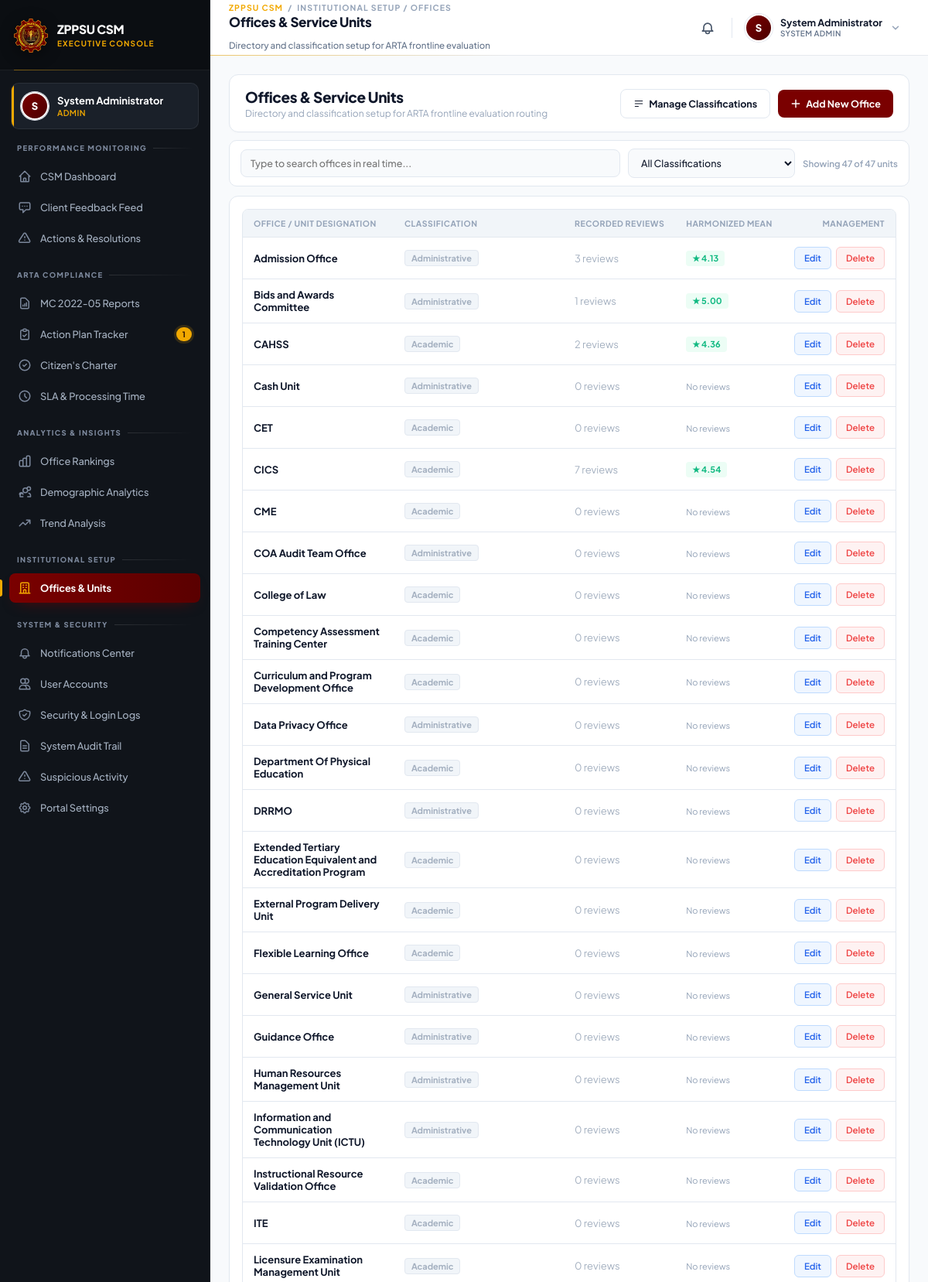
Screenshot of /admin_offices.php (signed in, upper part) with the database file from the repository.
### tables this page shows
CREATE TABLE `offices` (
  `id` int(11) NOT NULL,
  `college_id` int(11) DEFAULT NULL,
  `office_name` varchar(255) NOT NULL,
  `office_description` text DEFAULT NULL,
  `office_type` enum('Academic','Administrative') NOT NULL,
  `created_at` timestamp NOT NULL DEFAULT current_timestamp()
);

### admin_offices.php (the view, shortened to what this page needs)
<?php
require_once 'db_connection.php';
$conn->query("
    CREATE TABLE IF NOT EXISTS office_classifications (
        id INT AUTO_INCREMENT PRIMARY KEY,
        name VARCHAR(100) NOT NULL UNIQUE,
        created_at TIMESTAMP DEFAULT CURRENT_TIMESTAMP
    ) ENGINE=InnoDB DEFAULT CHARSET=utf8mb4
");
$conn->query("
    INSERT IGNORE INTO office_classifications (name)
    SELECT DISTINCT TRIM(office_type)
    FROM offices
    WHERE office_type IS NOT NULL AND TRIM(office_type) != ''
");
$offices_query = "
    SELECT
        o.id,
        o.office_name,
        o.office_type,
        COUNT(f.feedback_id) AS total_evaluations,
        ROUND(AVG(
            (
                COALESCE(NULLIF(f.sqd1_responsiveness, 0), 0) +
                COALESCE(NULLIF(f.sqd2_reliability, 0), 0) +
                COALESCE(NULLIF(f.sqd3_access_facilities, 0), 0) +
                COALESCE(NULLIF(f.sqd4_communication, 0), 0) +
                COALESCE(NULLIF(f.sqd5_costs, 0), 0) +
                COALESCE(NULLIF(f.sqd6_integrity, 0), 0) +
                COALESCE(NULLIF(f.sqd7_assurance, 0), 0) +
                COALESCE(NULLIF(f.sqd8_outcome, 0), 0)
            ) / NULLIF(
                (CASE WHEN f.sqd1_responsiveness > 0 THEN 1 ELSE 0 END +
                 CASE WHEN f.sqd2_reliability > 0 THEN 1 ELSE 0 END +
                 CASE WHEN f.sqd3_access_facilities > 0 THEN 1 ELSE 0 END +
                 CASE WHEN f.sqd4_communication > 0 THEN 1 ELSE 0 END +
                 CASE WHEN f.sqd5_costs > 0 THEN 1 ELSE 0 END +
                 CASE WHEN f.sqd6_integrity > 0 THEN 1 ELSE 0 END +
                 CASE WHEN f.sqd7_assurance > 0 THEN 1 ELSE 0 END +
                 CASE WHEN f.sqd8_outcome > 0 THEN 1 ELSE 0 END), 0
            )
        ), 2) AS mean_score
    FROM offices o
    LEFT JOIN arta_feedback f ON o.id = f.office_id
    GROUP BY o.id, o.office_name, o.office_type
    ORDER BY o.office_name ASC
";
$offices = $conn->query($offices_query)->fetch_all(MYSQLI_ASSOC);
?>
<!DOCTYPE html>
<html lang="en">
<head>
</head>
<body>
    <?php
    $sidebar_path = __DIR__ . '/admin_sidebar.php';
    if (file_exists($sidebar_path)) require_once $sidebar_path;
    $header_path = __DIR__ . '/admin_header.php';
    if (file_exists($header_path)) require_once $header_path;
    ?>
    <div class="admin-main-wrap">
        <main class="admin-container">
            <div class="fixed-header-deck">
                <section class="toolbar">
                    <div class="toolbar-title">
                        <h2>Offices &amp; Service Units</h2>
                        <p>Directory and classification setup for ARTA frontline evaluation routing</p>
                    </div>
                    <div class="toolbar-actions">
                        <button class="btn-secondary" onclick="openClassificationModal()">
                            <svg width="14" height="14" fill="none" stroke="currentColor" stroke-width="2" viewBox="0 0 24 24"><path stroke-linecap="round" stroke-linejoin="round" d="M4 6h16M4 12h16M4 18h7"/></svg>
                            Manage Classifications
                        </button>
                        <button class="btn-primary" onclick="openCreateOfficeModal()">
                            <svg width="14" height="14" fill="none" stroke="currentColor" stroke-width="2.5" viewBox="0 0 24 24"><path stroke-linecap="round" stroke-linejoin="round" d="M12 4v16m8-8H4"/></svg>
                            Add New Office
                        </button>
                    </div>
                </section>
                <section class="filter-panel">
                    <div class="filter-controls">
                        <input type="text" id="liveSearchInput" class="input-live-search" placeholder="Type to search offices in real time..." autocomplete="off">
                        <select id="liveTypeSelect" class="select-live-filter">
                            <option value="">All Classifications</option>
                        </select>
                    </div>
                    <div class="search-count-pill" id="searchCountBadge">
                        Showing <?php echo count($offices); ?> of <?php echo count($offices); ?> units
                    </div>
                </section>
            </div>
            <section class="panel-card">
                <div class="table-scroll-wrap">
                    <table>
                        <thead>
                            <tr>
                                <th>Office / Unit Designation</th>
                                <th style="width: 220px;">Classification</th>
                                <th style="width: 140px;">Recorded Reviews</th>
                                <th style="width: 130px;">Harmonized Mean</th>
                                <th style="width: 140px; text-align: right;">Management</th>
                            </tr>
                        </thead>
                        <tbody id="officesTableBody">
                            <?php if (!empty($offices)): ?>
                                <?php foreach ($offices as $off): ?>
                                    <?php
                                        $score = (float)($off['mean_score'] ?? 0);
                                        $pill_class = $score >= 4.0 ? 'score-high' : ($score >= 3.0 ? 'score-med' : ($score > 0 ? 'score-low' : ''));
                                        $office_type_val = trim($off['office_type'] ?? 'Unassigned');
                                    ?>
                                    <tr class="office-row"
                                        data-name="<?php echo strtolower(htmlspecialchars(trim($off['office_name']))); ?>"
                                        data-type="<?php echo strtolower(htmlspecialchars($office_type_val)); ?>">
                                        <td>
                                            <strong style="color: var(--text-heading);"><?php echo htmlspecialchars($off['office_name']); ?></strong>
                                        </td>
                                        <td>
                                            <span class="badge-type"><?php echo htmlspecialchars($office_type_val); ?></span>
                                        </td>
                                        <td>
                                            <?php echo number_format($off['total_evaluations']); ?> reviews
                                        </td>
                                        <td>
                                            <?php if ($score > 0): ?>
                                                <span class="score-pill <?php echo $pill_class; ?>">
                                                    ★ <?php echo number_format($score, 2); ?>
                                                </span>
                                            <?php else: ?>
                                                <span style="font-size: 11px; color: var(--text-muted);">No reviews</span>
                                            <?php endif; ?>
                                        </td>
                                        <td style="text-align: right;">
                                            <div class="action-btns">
                                                <button class="btn-table-action btn-edit"
                                                    onclick="openEditOfficeModal(<?php echo $off['id']; ?>, '<?php echo htmlspecialchars(addslashes($off['office_name'])); ?>', '<?php echo htmlspecialchars(addslashes($office_type_val)); ?>')">
                                                    Edit
                                                </button>
                                                <form method="POST" action="admin_offices.php" style="display:inline;" onsubmit="return confirm('Remove office \'<?php echo htmlspecialchars(addslashes($off['office_name'])); ?>\'?');">
                                                    <button type="submit" class="btn-table-action btn-delete">
                                                        Delete
                                                    </button>
                                                </form>
                                            </div>
                                        </td>
                                    </tr>
                                <?php endforeach; ?>
                            <?php endif; ?>
                        </tbody>
                    </table>
                </div>
            </section>
        </main>
    </div>
</body>
</html>

### admin_sidebar.php (style rules this page uses)
:root { --sidebar-width: 272px; --maroon: #7A0000; --maroon-hover: #941B1B; --gold: #F2A900; --gold-soft: rgba(242, 169, 0, 0.14); --bg-base: #10141A; --bg-header: #0B0E12; --bg-elevated: #1A2029; --bg-hover: rgba(255, 255, 255, 0.05); --bg-active: linear-gradient(90deg, #7A0000 0%, #5A0000 100%); --text-dim: #7B879B; --text-body: #A4B0C0; --text-bright: #E6EAF0; --text-white: #FFFFFF; --line: rgba(255, 255, 255, 0.07); --line-strong: rgba(255, 255, 255, 0.12); --r-sm: 8px; --r-md: 10px; --r-lg: 14px; --ease: cubic-bezier(0.4, 0, 0.2, 1); }

### admin_header.php (style rules this page uses)
:root { --header-height: 72px; --sidebar-width: 272px; }
button, a, input, select, textarea, .icon-btn, .header-toggle { touch-action: manipulation; }

### rows the page displays
offices: office_name "Admission Office", office_type "Administrative", total_evaluations "3", score "4.13"
offices: office_name "Bids and Awards Committee", office_type "Administrative", total_evaluations "1", score "5.00"
offices: office_name "CAHSS", office_type "Academic", total_evaluations "2", score "4.36"
offices: office_name "Cash Unit", office_type "Administrative", total_evaluations "0", shows "No reviews"
offices: office_name "CET", office_type "Academic", total_evaluations "0", shows "No reviews"
offices: office_name "CICS", office_type "Academic", total_evaluations "7", score "4.54"
offices: office_name "CME", office_type "Academic", total_evaluations "0", shows "No reviews"
offices: office_name "COA Audit Team Office", office_type "Administrative", total_evaluations "0", shows "No reviews"
offices: office_name "College of Law", office_type "Academic", total_evaluations "0", shows "No reviews"
offices: office_name "Competency Assessment Training Center", office_type "Academic", total_evaluations "0", shows "No reviews"
offices: office_name "Curriculum and Program Development Office", office_type "Academic", total_evaluations "0", shows "No reviews"
offices: office_name "Data Privacy Office", office_type "Administrative", total_evaluations "0", shows "No reviews"
offices: office_name "Department Of Physical Education", office_type "Academic", total_evaluations "0", shows "No reviews"
offices: office_name "DRRMO", office_type "Administrative", total_evaluations "0", shows "No reviews"
offices: office_name "Extended Tertiary Education Equivalent and Accreditation Program", office_type "Academic", total_evaluations "0", shows "No reviews"
offices: office_name "External Program Delivery Unit", office_type "Academic", total_evaluations "0", shows "No reviews"
offices: office_name "Flexible Learning Office", office_type "Academic", total_evaluations "0", shows "No reviews"
offices: office_name "General Service Unit", office_type "Administrative", total_evaluations "0", shows "No reviews"
offices: office_name "Guidance Office", office_type "Administrative", total_evaluations "0", shows "No reviews"
offices: office_name "Human Resources Management Unit", office_type "Administrative", total_evaluations "0", shows "No reviews"
offices: office_name "Information and Communication Technology Unit (ICTU)", office_type "Administrative", total_evaluations "0", shows "No reviews"
offices: office_name "Instructional Resource Validation Office", office_type "Academic", total_evaluations "0", shows "No reviews"
offices: office_name "ITE", office_type "Academic", total_evaluations "0", shows "No reviews"
offices: office_name "Licensure Examination Management Unit", office_type "Academic", total_evaluations "0", shows "No reviews"

### other values shown
$admin_initial "S"
$admin_display_name "System Administrator"
$admin_role "ADMIN"
$pending_action_plans "1"
$page_crumb "INSTITUTIONAL SETUP / OFFICES"
$page_title "Offices & Service Units"
$page_subtitle "Directory and classification setup for ARTA frontline evaluation"
$admin_role "SYSTEM ADMIN"
count($offices) "47"
